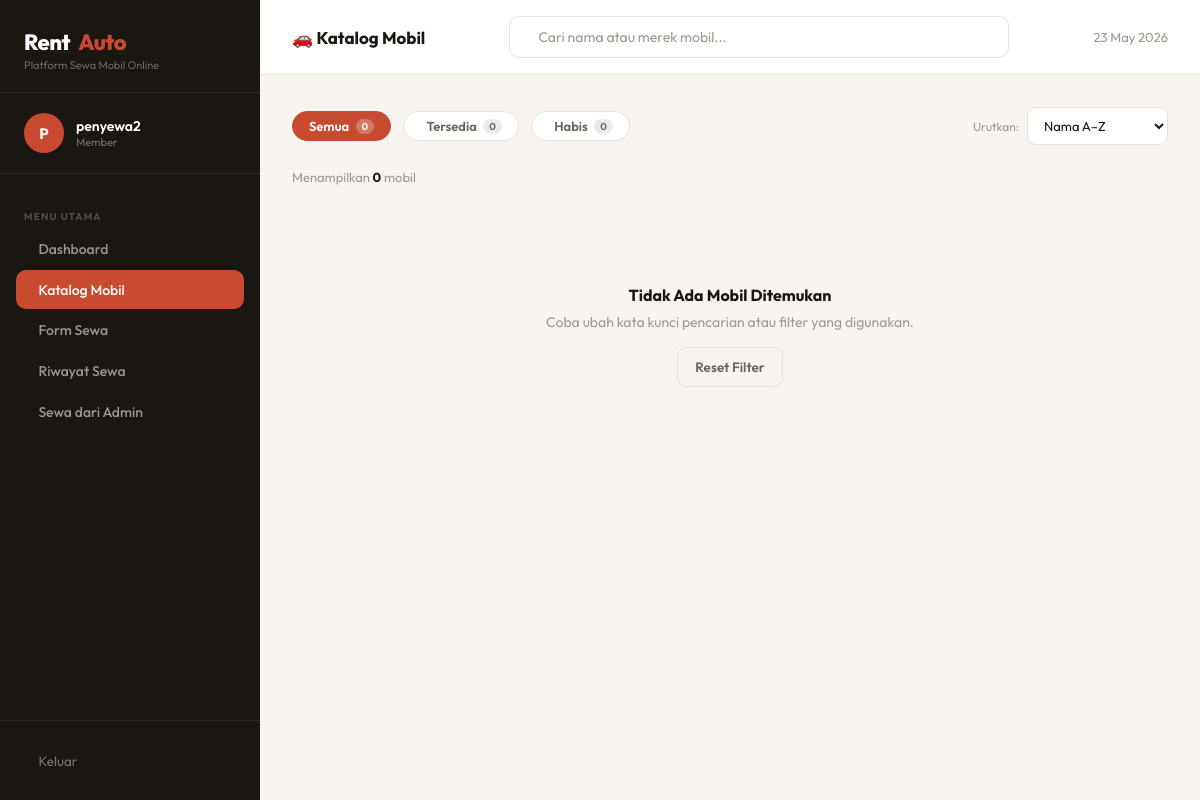
The page /lihat_mobil.php (signed in) on the database as committed earlier.
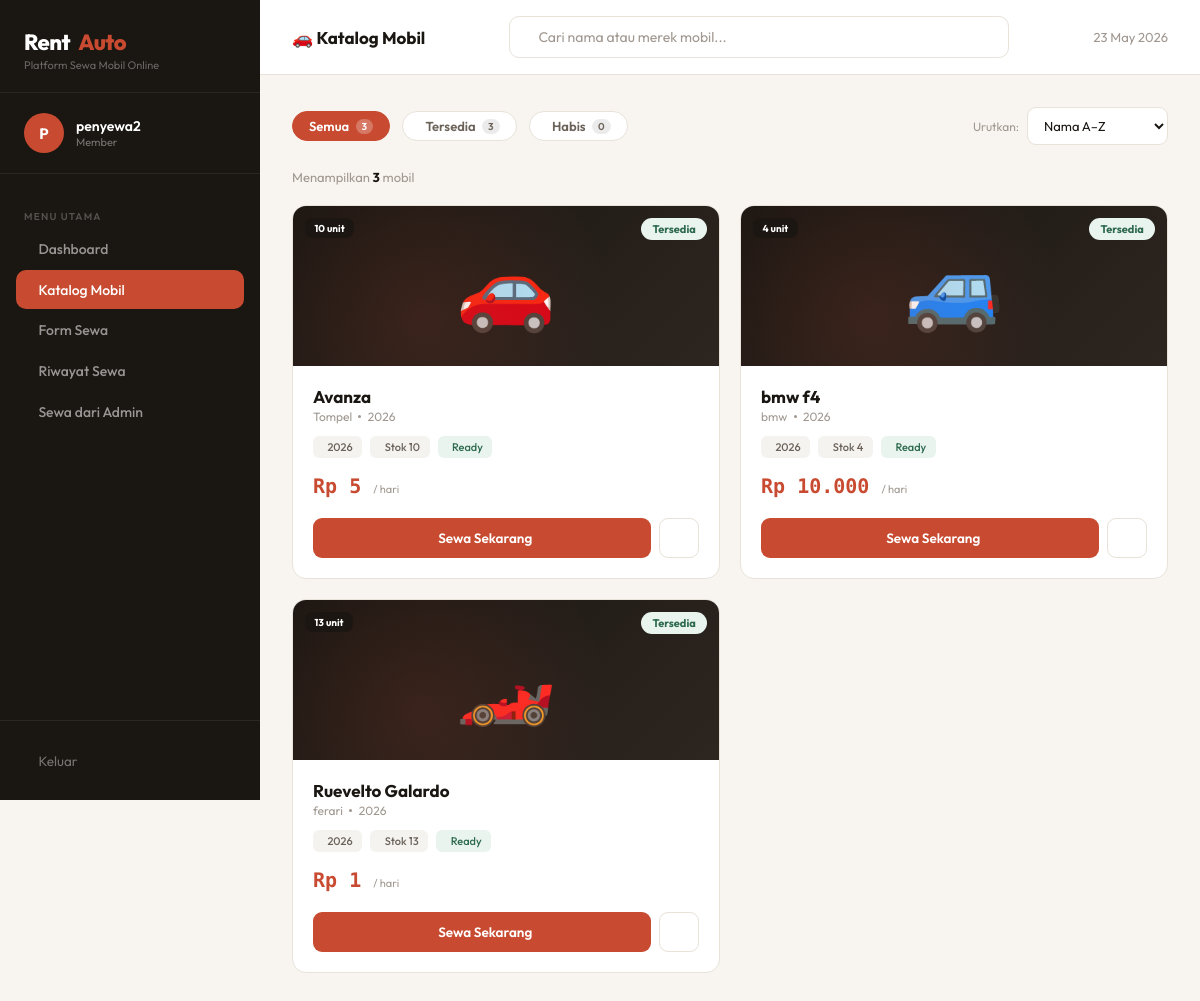
The same page on the database as committed later.
### tables this page shows
CREATE TABLE `mobil` (
  `id_mobil` int(11) NOT NULL,
  `nama_mobil` varchar(100) DEFAULT NULL,
  `merek` varchar(100) DEFAULT NULL,
  `tahun` year(4) DEFAULT NULL,
  `harga_per_hari` decimal(15,2) DEFAULT NULL,
  `stok` int(11) DEFAULT 1,
  `status` enum('tersedia','habis') DEFAULT 'tersedia'
);

### lihat_mobil.php (the view, shortened to what the changed rows need)
<?php
$conn = mysqli_connect("localhost", "root", "zwei1", "rental_mobil");
$search  = isset($_GET['q']) ? mysqli_real_escape_string($conn, $_GET['q']) : '';
$filter  = isset($_GET['filter']) ? $_GET['filter'] : 'semua';
$sort    = isset($_GET['sort']) ? $_GET['sort'] : 'nama';
$where = "WHERE 1=1";
$order = "ORDER BY ";
if ($sort == 'harga_asc')  $order .= "harga_per_hari ASC";
elseif ($sort == 'harga_desc') $order .= "harga_per_hari DESC";
elseif ($sort == 'tahun')  $order .= "tahun DESC";
else $order .= "nama_mobil ASC";
$daftar_mobil = mysqli_query($conn, "SELECT * FROM mobil $where $order");
$total_mobil  = mysqli_num_rows($daftar_mobil);
$stat_tersedia = mysqli_fetch_assoc(mysqli_query($conn, "SELECT COUNT(*) c FROM mobil WHERE status='tersedia' AND stok>0"))['c'];
$stat_semua    = mysqli_fetch_assoc(mysqli_query($conn, "SELECT COUNT(*) c FROM mobil"))['c'];
?>
<!DOCTYPE html>
<html lang="id">
<head>
  <link rel="stylesheet" href="https://cdn.jsdelivr.net/npm/@tabler/icons-webfont@latest/tabler-icons.min.css">
</head>
<body>
<main class="main">
  <div class="content">
    <div class="filter-row">
      <a href="?filter=semua&sort=<?= $sort ?>&q=<?= urlencode($search) ?>" class="chip <?= $filter=='semua'?'active':'' ?>">
        Semua <span class="chip-count"><?= $stat_semua ?></span>
      </a>
      <a href="?filter=tersedia&sort=<?= $sort ?>&q=<?= urlencode($search) ?>" class="chip <?= $filter=='tersedia'?'active':'' ?>">
        <i class="ti ti-check" style="font-size:13px;"></i> Tersedia <span class="chip-count"><?= $stat_tersedia ?></span>
      </a>
    </div>
    <div class="result-info">
      Menampilkan <strong><?= $total_mobil ?></strong> mobil
    </div>
    <?php if($total_mobil == 0): ?>
    <div class="empty-state">
      <h3>Tidak Ada Mobil Ditemukan</h3>
      <p>Coba ubah kata kunci pencarian atau filter yang digunakan.</p>
      <a href="lihat_mobil.php" class="btn btn-outline" style="margin-top:1rem;display:inline-flex;">Reset Filter</a>
    </div>
    <?php else: ?>
    <div class="catalog-grid">
      <?php
      $icons = ['🚗','🚙','🏎️','🚕','🛻','🚐'];
      $i = 0;
      while($m = mysqli_fetch_assoc($daftar_mobil)):
        $icon = $icons[$i % count($icons)]; $i++;
        $tersedia = ($m['status']=='tersedia' && $m['stok'] > 0);
      ?>
      <div class="car-card <?= !$tersedia ? 'unavailable' : '' ?>">
        <div class="car-img">
          <?= $icon ?>
          <span class="stok-badge"><i class="ti ti-stack-2" style="font-size:11px;"></i> <?= $m['stok'] ?> unit</span>
          <?php if($tersedia): ?>
          <span class="car-badge avail"><i class="ti ti-check" style="font-size:10px;"></i> Tersedia</span>
          <?php else: ?>
          <span class="car-badge unavail"><i class="ti ti-ban" style="font-size:10px;"></i> Habis</span>
          <?php endif; ?>
        </div>
        <div class="car-body">
          <div class="car-name"><?= htmlspecialchars($m['nama_mobil']) ?></div>
          <div class="car-meta">
            <?= htmlspecialchars($m['merek']) ?>
            <span class="car-meta-dot"></span>
            <?= $m['tahun'] ?>
          </div>
          <div class="car-specs">
            <span class="spec-tag"><i class="ti ti-calendar"></i> <?= $m['tahun'] ?></span>
            <span class="spec-tag"><i class="ti ti-stack-2"></i> Stok <?= $m['stok'] ?></span>
            <?php if($tersedia): ?>
            <span class="spec-tag" style="background:var(--green-bg);color:var(--green);"><i class="ti ti-circle-check"></i> Ready</span>
            <?php else: ?>
            <span class="spec-tag" style="background:var(--red-bg);color:var(--red);"><i class="ti ti-circle-x"></i> Kosong</span>
            <?php endif; ?>
          </div>
          <div class="car-price">
            Rp <?= number_format($m['harga_per_hari'],0,',','.') ?>
            <span>/ hari</span>
          </div>
          <div class="car-actions">
            <?php if($tersedia): ?>
            <button class="btn btn-primary"
              onclick="openModal(<?= $m['id_mobil'] ?>,'<?= addslashes($m['nama_mobil']) ?>','<?= addslashes($m['merek']) ?>',<?= $m['tahun'] ?>,<?= $m['harga_per_hari'] ?>,<?= $m['stok'] ?>)">
              <i class="ti ti-car"></i> Sewa Sekarang
            </button>
            <a href="sewa_mobil.php?id=<?= $m['id_mobil'] ?>" class="btn btn-icon btn-outline" title="Form Sewa Lengkap">
            </a>
            <?php else: ?>
            <button class="btn btn-disabled" disabled>
              <i class="ti ti-ban"></i> Tidak Tersedia
            </button>
            <?php endif; ?>
          </div>
        </div>
      </div>
      <?php endwhile; ?>
    </div>
    <?php endif; ?>
  </div>
</main>
</body>
</html>

Rows that differ between the two databases and show on the page:
added mobil: icon "🚗", stok "10", status "Tersedia", nama_mobil "Avanza", merek "Tompel", tahun "2026", harga_per_hari "5"
added mobil: icon "🚙", stok "4", status "Tersedia", nama_mobil "bmw f4", merek "bmw", tahun "2026", harga_per_hari "10.000"
added mobil: icon "🏎️", stok "13", status "Tersedia", nama_mobil "Ruevelto Galardo", merek "ferari", tahun "2026", harga_per_hari "1"
Other text that changed with them:
$stat_semua: "0" → "3"
$stat_tersedia: "0" → "3"
$total_mobil: "0" → "3"
text no longer shown: "Tidak Ada Mobil Ditemukan Coba ubah kata kunci pencarian atau filter yang digunakan. Reset Filter"
